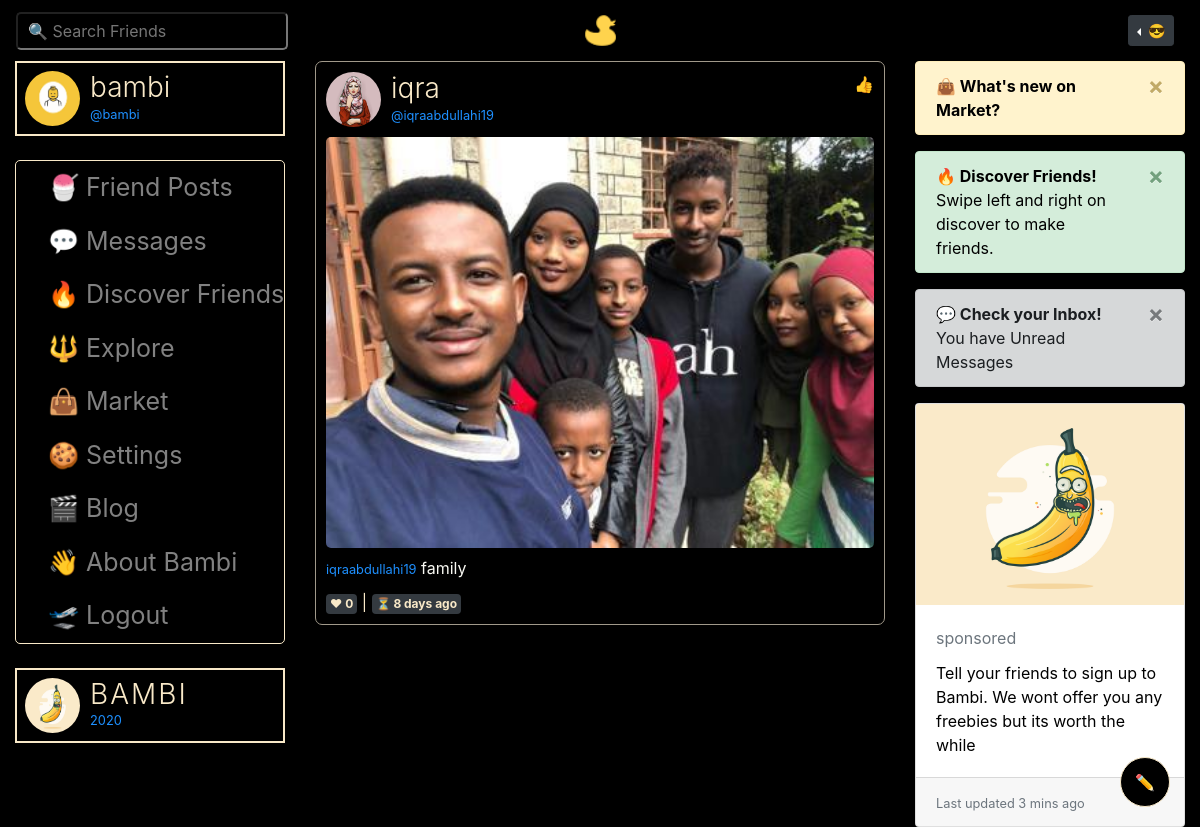
The app's page /post/10 (signed in) with its own data.
### bambiv3/models.py (models this page shows, shortened)
class User(db.Model, UserMixin):
	id = db.Column(db.Integer, primary_key=True)
	username = db.Column(db.String(20), unique=True, nullable=False)
	email = db.Column(db.String(120), unique=True, nullable=False)
	image_file = db.Column(db.String(20), nullable=False, default='default.jpg')
	password = db.Column(db.String(60), nullable=False)
	last_seen = db.Column(db.DateTime, default=datetime.utcnow)
	department = db.Column(db.String(20), nullable=False)
	student_number = db.Column(db.Integer(), unique=True, nullable=False)
	age = db.Column(db.Integer(), nullable=False)
	country = db.Column(db.String(20), nullable=False)
	hobby = db.Column(db.String(20), nullable=False)
	bio = db.Column(db.String(120), nullable=True)
	private = db.Column(db.Boolean, default=False, nullable=False)
	posts = db.relationship('Post', backref='author', lazy=True)
	products = db.relationship('Product', backref='author', lazy=True)
	followed = db.relationship(
		'User', secondary=followers,
		primaryjoin=(followers.c.follower_id == id),
		secondaryjoin=(followers.c.followed_id == id),
		backref=db.backref('followers', lazy='dynamic'), lazy='dynamic')
	messages_sent = db.relationship('Message',
									foreign_keys='Message.sender_id',
									backref='author', lazy='dynamic')
	messages_received = db.relationship('Message',
										foreign_keys='Message.recipient_id',
										backref='recipient', lazy='dynamic')
	last_message_read_time = db.Column(db.DateTime)
	def has_liked_post(self, post):
		return PostLike.query.filter(
			PostLike.user_id == self.id,
			PostLike.post_id == post.id).count() > 0
	def new_messages(self):
		last_read_time = self.last_message_read_time or datetime(1900, 1, 1)
		return Message.query.filter_by(recipient=self).filter(
			Message.timestamp > last_read_time).count()

class Post(db.Model):
	id = db.Column(db.Integer, primary_key=True)
	title = db.Column(db.String(100)) #nullable=False
	date_posted = db.Column(db.DateTime, nullable=False, default=datetime.utcnow)
	content = db.Column(db.Text, nullable=False)
	image = db.Column(db.String(20))
	user_id = db.Column(db.Integer, db.ForeignKey('user.id'), nullable=False)
	likes = db.relationship('PostLike', backref='post', lazy='dynamic')

### bambiv3/routes.py (the view)
@app.route('/post/<int:post_id>', methods=["GET", "POST"])
@login_required
def post(post_id):
	post = Post.query.get_or_404(post_id)
	return render_template('post.html',title=post.title, post=post)

### bambiv3/models.py (called while the page is built)
@login_manager.user_loader
def load_user(user_id):
	return User.query.get(int(user_id))

### bambiv3/routes.py (called while the page is built)
@app.before_request
def before_request():
	if current_user.is_authenticated:
		current_user.last_seen = datetime.utcnow()
		db.session.commit()

### bambiv3/templates/post.html (shortened to what this page needs)
{% extends "layout.html" %}
{% block content %}
<div class="container-fluid">
  <div class="row">
    <div class="col-lg-3 d-none d-lg-block">
      {% if current_user.is_authenticated %}
      <header style="color:#F9E9C8;border:2px solid #F9E9C8;padding:8px;cursor:pointer;">
        <img src="{{ url_for('static', filename='profile_pics/' + current_user.image_file) }}" alt="default profile" class="profile-thumbnail">
        <div class="profile-name">
          <h3>{{current_user.username}}</h3>
          <small>@{{current_user.email.split("@")[0] | lower}}</small>
        </div>
      </header>
      <br>
    <div class="menu" style="border:1px solid #F9E9C8;border-radius: 5px;">
      <a class="dropdown-item" href="{{ url_for('f_posts') }}"> 🍧 Friend Posts</a>
       <a class="dropdown-item" href="{{ url_for('messages') }}"> 💬 Messages {% set new_messages = current_user.new_messages() %}</a>
      <a class="dropdown-item" href="{{ url_for('discover') }}"> 🔥 Discover Friends</a>
      <a class="dropdown-item" href="{{ url_for('explore') }}"> 🔱 Explore</a>
      <a class="dropdown-item" href="{{ url_for('market') }}"> 👜 Market</a>
      <a class="dropdown-item" href="{{ url_for('account') }}"> 🍪 Settings</a>
      <a class="dropdown-item" href="{{ url_for('blog') }}"> 🎬 Blog</a>
      <a class="dropdown-item" href="{{ url_for('about') }}"> 👋 About Bambi</a>
      <a class="dropdown-item" href="{{ url_for('logout') }}"> 🛫 Logout</a>
    </div>
  <br>
  <header style="color:#F9E9C8;border:2px solid #F9E9C8;padding:8px;">
    <img src="{{ url_for('static', filename='profile_pics/' + 'logod.png') }}" alt="logo" class="profile-thumbnail">
    <div class="profile-name">
      <h3 class="logo">BAMBI</h3>
      <small id="year"></small>
    </div>
  </header>
  {% endif %}
</div>
    <div class="col-lg-6">
    <div class="post">
      <header>
          <img src="{{ url_for('static', filename='profile_pics/' + post.author.image_file) }}" alt="profile pic" class="profile-thumbnail">
          <div class="profile-name">
            <h3><a href="{{url_for('user_posts', username=post.author.username)}}" style="color: #F9E9C8;">{{post.author.username}}
            </a></h3>
            <small>@{{post.author.email.split("@")[0] | lower}}</small>
          </div>
          <div class="follow-btn">
            {% if post.author != current_user %}
              {% if current_user.has_liked_post(post) %}
                <a href="{{ url_for('like_action', post_id=post.id, action='unlike') }}" style="text-decoration:none;">❤</a>
              {% else %}
                <a href="{{ url_for('like_action', post_id=post.id, action='like') }}" style="text-decoration:none;">👍</a>
              {% endif %}
            {% endif %}
          </div>
        </header>
        <div id="inner">
          {% if post.image %}
          <img class="mb-2" src="{{ url_for('static', filename='profile_pics/' + post.image) }}" style="width:100%;height:100%;border-radius:5px;">
          {% endif %}
          <p>
            {%if post.image%}<small>{{post.author.email.split("@")[0] | lower}}</small>{%endif%}
            {{post.content| urlize(40, target='_blank')}}
          </p>
          <a class="badge badge-dark p-1">❤ {{ post.likes.count() }}</a> | <a class="badge badge-dark p-1">⏳ {{ moment(post.date_posted).fromNow() }}</a>
        </div>
        </div>
        <br>
    </div>
    <div class="col-lg-3 d-none d-lg-block">
      {% if current_user.is_authenticated %}
      <div class="alert alert-warning alert-dismissible fade show" role="alert">
        <a href="{{ url_for('market') }}"  style="color:#000;text-decoration: none">
      <strong>👜 What's new on Market?</strong></a>
        <button type="button" class="close" data-dismiss="alert" aria-label="Close">
          <span aria-hidden="true">&times;</span>
        </button>
      </div>
      <div class="alert alert-success alert-dismissible fade show" role="alert">
        <a href="{{ url_for('discover') }}"  style="color:#000;text-decoration: none">
      <strong>🔥 Discover Friends!</strong> Swipe left and right on discover to make friends.</a>
        <button type="button" class="close" data-dismiss="alert" aria-label="Close">
          <span aria-hidden="true">&times;</span>
        </button>
      </div>
      <div class="alert alert-dark alert-dismissible fade show" role="alert">
      <strong>💬 Check your Inbox! </strong>You have Unread Messages
        <button type="button" class="close" data-dismiss="alert" aria-label="Close">
          <span aria-hidden="true">&times;</span>
        </button>
      </div>
      <div class="card" style="color:#000;">
      <img class="card-img-top" src="{{ url_for('static', filename='profile_pics/' + 'logod.png') }}" alt="logo">
      <div class="card-body">
        <h5 class="card-title"><small class="text-muted">sponsored</small></h5>
        <p class="card-text">Tell your friends to sign up to Bambi. We wont offer you any freebies but its worth the while</p>
      </div>
      <div class="card-footer">
        <small class="text-muted">Last updated 3 mins ago</small>
      </div>
    </div>
    {% endif %}
</div>
{% endblock content %}

### bambiv3/static/main.css (style rules this page uses)
body { background:#000; color: #F9E9C8; }
.logo { color:#F9E9C8; letter-spacing:2px; }
.about span, small { color:#1e90ff; }
.show { display: block; }
h3 { font-weight: 300; }

### bambiv3/templates/post.html (style rules this page uses)
header, footer { display: flex; flex-direction: row; }
header .profile-thumbnail { width: 55px; height: 55px; border-radius: 50%; }
header .profile-name { display: flex; flex-direction:column; margin-left: 10px; }
header .follow-btn { display: flex; margin: 0 0 0 auto; }
header h3, header h4 { display: flex; margin: 0; }
#inner p { margin-bottom: 10px; font-size: 16px; color:#f8f8f2; }
.post { border: 1px solid #a0998a; padding: 10px; border-radius: 7px; }
.menu a { padding: 8px 8px 8px 32px; text-decoration: none; font-size: 25px; color: #818181; display: block; transition: 0.3s; }

### records on screen
User: image_file (placeholder picture), username "bambi", email "bambi"
User: image_file (picture), author.username "iqra", author.email "iqraabdullahi19"
Post: image (picture), content "family", date_posted "8 days ago"

### other values on screen
{{ post.likes.count() }} "0"
